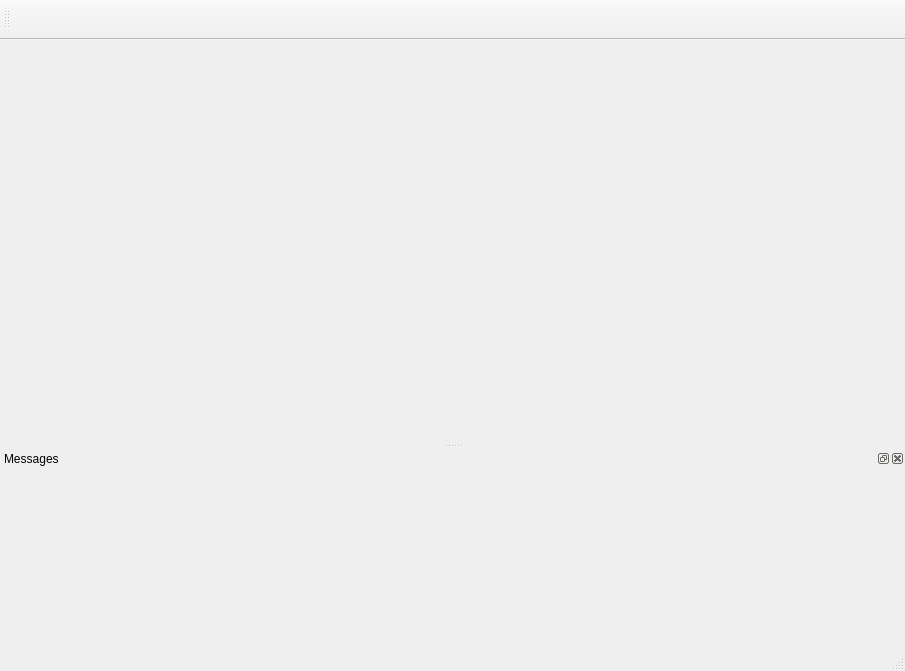
<?xml version="1.0" encoding="UTF-8"?>
<ui version="4.0">
 <class>MainWindow</class>
 <widget class="QMainWindow" name="MainWindow">
  <property name="geometry">
   <rect>
    <x>0</x>
    <y>0</y>
    <width>905</width>
    <height>671</height>
   </rect>
  </property>
  <property name="windowTitle">
   <string>MainWindow</string>
  </property>
  <widget class="QWidget" name="centralwidget"/>
  <widget class="QMenuBar" name="menubar">
   <property name="geometry">
    <rect>
     <x>0</x>
     <y>0</y>
     <width>905</width>
     <height>27</height>
    </rect>
   </property>
  </widget>
  <widget class="QStatusBar" name="statusbar"/>
  <widget class="QToolBar" name="toolBar">
   <property name="sizePolicy">
    <sizepolicy hsizetype="Preferred" vsizetype="MinimumExpanding">
     <horstretch>0</horstretch>
     <verstretch>0</verstretch>
    </sizepolicy>
   </property>
   <property name="minimumSize">
    <size>
     <width>0</width>
     <height>40</height>
    </size>
   </property>
   <property name="windowTitle">
    <string>toolBar</string>
   </property>
   <attribute name="toolBarArea">
    <enum>TopToolBarArea</enum>
   </attribute>
   <attribute name="toolBarBreak">
    <bool>false</bool>
   </attribute>
  </widget>
  <widget class="QDockWidget" name="Messages">
   <property name="sizePolicy">
    <sizepolicy hsizetype="Preferred" vsizetype="Preferred">
     <horstretch>0</horstretch>
     <verstretch>0</verstretch>
    </sizepolicy>
   </property>
   <property name="minimumSize">
    <size>
     <width>71</width>
     <height>200</height>
    </size>
   </property>
   <property name="allowedAreas">
    <set>Qt::BottomDockWidgetArea|Qt::RightDockWidgetArea</set>
   </property>
   <property name="windowTitle">
    <string>Messages</string>
   </property>
   <attribute name="dockWidgetArea">
    <number>8</number>
   </attribute>
   <widget class="QWidget" name="dockWidgetContents_2"/>
  </widget>
 </widget>
 <resources/>
 <connections/>
</ui>
